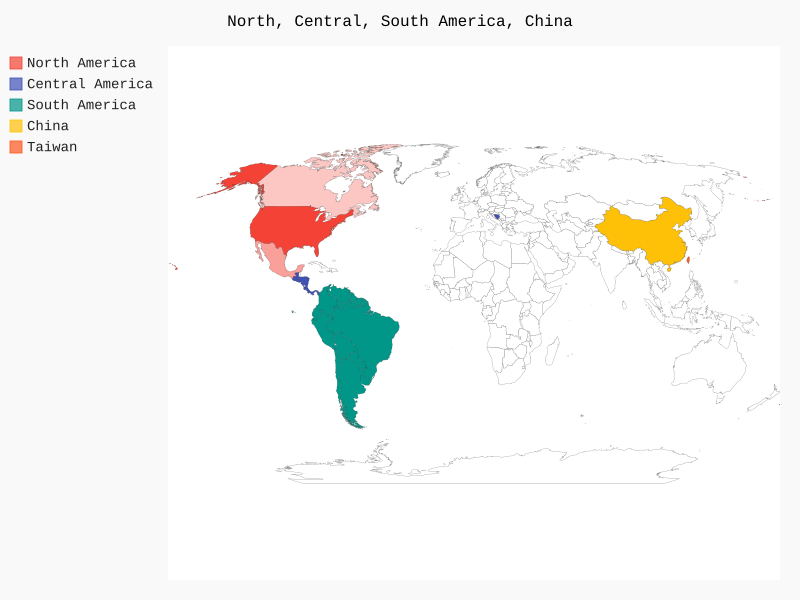

This figure's Python source:
#!/usr/bin/env python3
# -*- coding: utf-8 -*-
"""
Created on Wed May  8 20:30:28 2019

@author: allen
"""

from pygal.maps.world import World

wm = World()
wm.title = 'North, Central, South America, China'

wm.add('North America', {'ca': 34126000, 'mx': 113423000, 'us': 309349000})
wm.add('Central America', ['ba', 'cr', 'gt', 'hn', 'ni', 'pa', 'sv'])
wm.add('South America', ['ar', 'bo', 'br', 'cl', 'co', 'ec', 'gf',
                         'gy', 'pe', 'py', 'sr', 'uy', 've'])
wm.add('China',['cn'])
wm.add('Taiwan', ['tw'])

wm.render_to_file('americas.svg')
